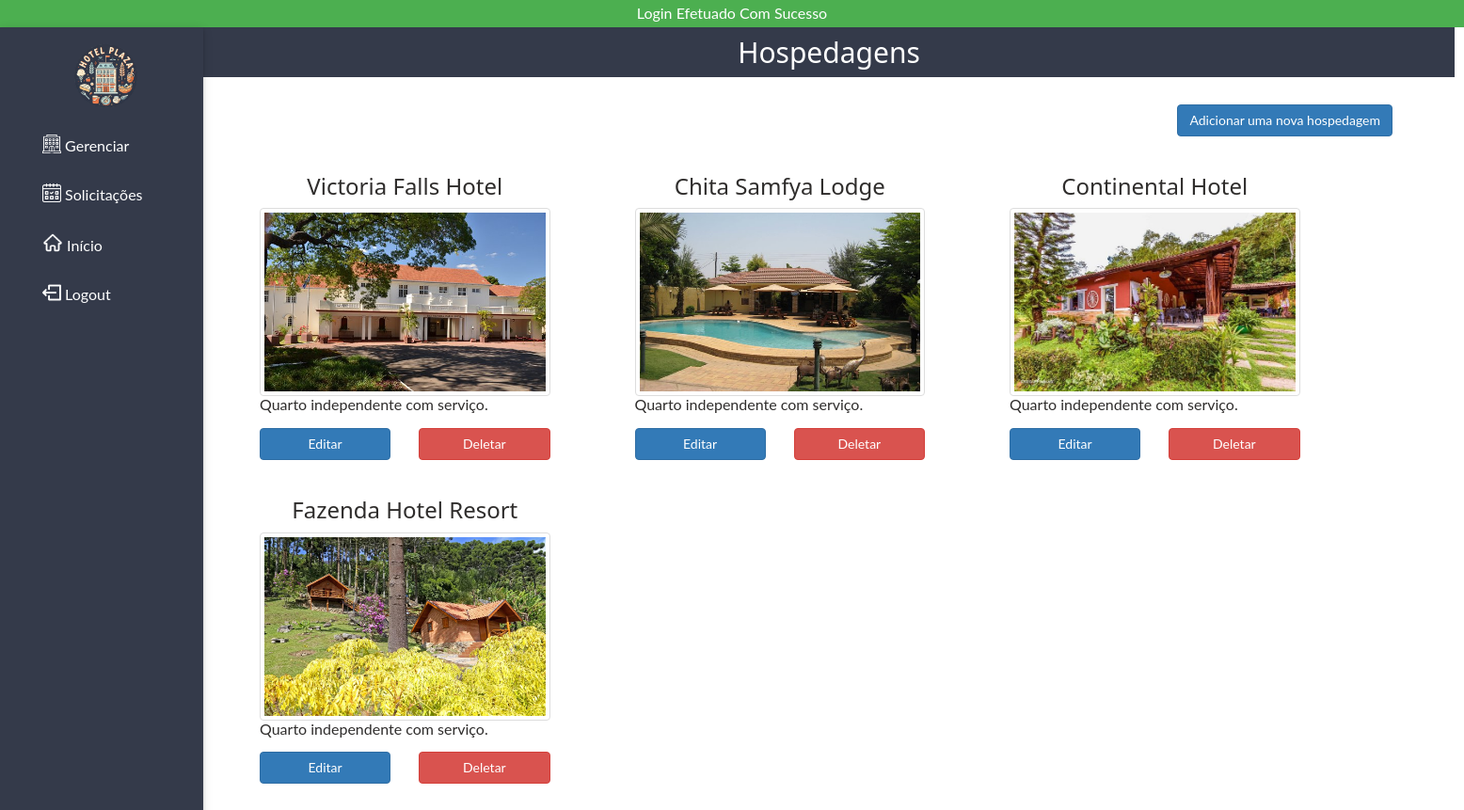
/admin/rooms.php (signed in), run on the app's committed database.
### tables this page shows
CREATE TABLE IF NOT EXISTS rooms (
  id INT(11) NOT NULL AUTO_INCREMENT,
  room_number VARCHAR(255) NOT NULL,
  host INT NOT NULL,
  type VARCHAR(255) NOT NULL,
  price TEXT NOT NULL,
  details TEXT NOT NULL,
  photo TEXT NOT NULL,
  endereco VARCHAR(255) NULL,
  usuario_id INT NOT NULL,
  PRIMARY KEY (id),
  FOREIGN KEY (usuario_id) REFERENCES users (id)
);

### admin/rooms.php (the view, shortened to what this page needs)
<?php
require_once $_SERVER['DOCUMENT_ROOT'] . '/ht/core/core.php';
if (isset($_SESSION['casf_user'])) {
    $userID = $_SESSION['casf_user'];
}
include 'includes/header.php';
include 'includes/navigation.php';
$reservados = "SELECT
                    r.*,
                    COUNT(CASE WHEN res.aprovacao IN ('pendente', 'aprovado') THEN res.id END) AS reservation_count
               FROM
                    rooms r
                    LEFT JOIN reservations res ON r.id = res.rooms_id
               WHERE
                    r.usuario_id = {$userID}
               GROUP BY
                    r.id";
$result = $db->query($reservados);
?>
<div class="w3-container w3-main" style="margin-left:200px">
    <header class="w3-container" style="background-color:#343a4a; width:1330px">
        <h2 class="text-center" style="color:white">Hospedagens</h2>
    </header>
    <div class="row"><br />
    <div class="col-md-12">
        <a href="add_room.php" class="btn btn-primary pull-right" style="margin-right:60px">Adicionar uma nova hospedagem</a>
    </div>
    <?php while ($room = mysqli_fetch_assoc($result)) : ?>
        <div class="col-md-3" style="margin-left:60px">
       <h3 class="text-center"><?= $room['room_number']; ?></h3>
                <img src="/ht/<?= ltrim($room['photo'], '/'); ?>" class="img-thumbnail" style="width:100%; height:200px" alt="pic">
                <div class="section">
                    <section>
                        <p>
                        <?php
                            $details = $room['details'];
                            echo $details;
                            ?></p>
                    </section>
                </div>
                <div class="row">
                    <div class="col-md-6">
                        <a href="add_room.php?edit=<?= $room['id']; ?>" class="btn btn-primary btn-block">Editar</a>
                    </div>
                    <div class="col-md-6">
                        <?php if ($room['reservation_count'] == 0) : ?>
                            <a href="rooms.php?delete=<?= $room['id']; ?>" class="btn btn-danger btn-block">Deletar</a>
                        <?php endif; ?>
                    </div>
                </div>
                    </div>
    <?php endwhile; ?>
</div>
    <br /><br />
</div>

### admin/css/w3.css (style rules this page uses)
* { -webkit-box-sizing:border-box;-moz-box-sizing:border-box;box-sizing:border-box }
html { -ms-text-size-adjust:100%;-webkit-text-size-adjust:100% }
body { margin:0 }
article,aside,details,figcaption,figure,footer,header,hgroup,main,menu,nav,section,summary { display:block }
a { -webkit-tap-highlight-color:transparent;background-color:transparent }
img { border:0 }
html,body { font-family:Verdana,sans-serif;font-size:15px;line-height:1.5 }
h1,h2,h3,h4,h5,h6,.w3-slim,.w3-wide { font-family:"Segoe UI",Arial,sans-serif }
h2 { font-size:30px }
h3 { font-size:24px }
h1,h2,h3,h4,h5,h6 { font-weight:400;margin:10px 0 }
img { margin-bottom:-5px }
a { color:inherit }
.w3-main { transition:margin-left .4s }
.w3-container:after,.w3-row:after,.w3-row-padding:after,.w3-topnav:after,.w3-clear:after,.w3-btn-group:before,.w3-btn-group:after { content:"";display:table;clear:both }
.w3-container { padding:0.01em 16px }

### admin/css/customs.css (style rules this page uses)
body { font: 400 15px Lato, sans-serif; line-height: 1.8; font-size: 16px; color:#2f2d2c; }
.col-md-3 { padding-top: 30px; }

### data on the page
rooms: room_number "Victoria Falls Hotel", photo (picture), details "Quarto independente com serviço."
rooms: room_number "Chita Samfya Lodge", photo (picture), details "Quarto independente com serviço."
rooms: room_number "Continental Hotel", photo (picture), details "Quarto independente com serviço."
rooms: room_number "Fazenda Hotel Resort", photo (picture), details "Quarto independente com serviço."

### other printed values
$_SESSION['logged_in'] "Login Efetuado Com Sucesso"
